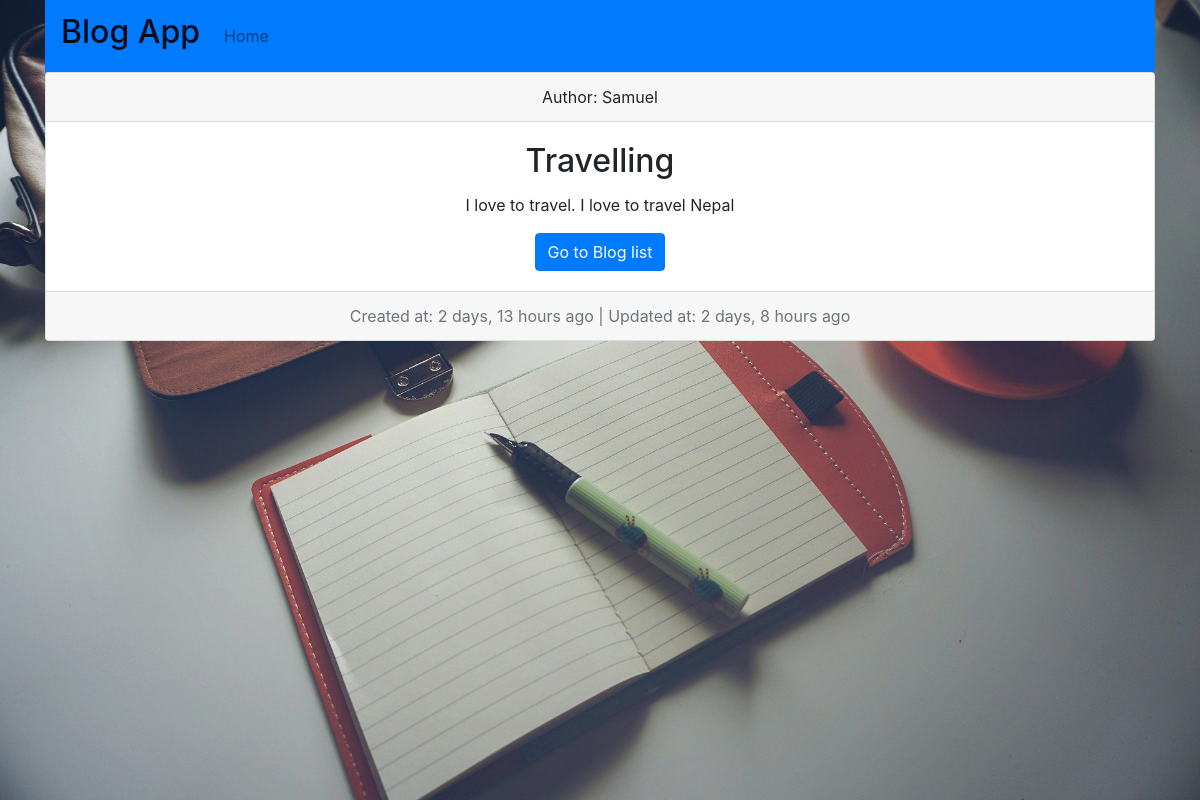
Screenshot of /post_detail/2 with the database file from the repository.
### posts/models.py (models this page shows, shortened)
class Posts(models.Model):
    title               = models.SlugField(max_length=250)
    content             = models.TextField()
    created_at          = models.DateTimeField(auto_now_add=True)
    updated_at          = models.DateTimeField(auto_now=True)
    author              = models.ForeignKey(User, on_delete=models.CASCADE)
    class Meta:
        verbose_name_plural='Post'

class User(models.Model):
    first_name          = models.CharField(max_length=100)
    last_name           = models.CharField(max_length=100)
    email               = models.EmailField()
    username            = models.CharField(max_length=100)
    def __str__(self):
        return self.first_name

### posts/views.py (the view)
# urls.py: path('post_detail/<int:post_id>', views.post_detail, name='detail')
def post_detail(request, post_id):
    post = get_object_or_404(Posts, pk=post_id)
    context = {
        'post': post
    }
    return render(request, 'posts/detail.html', context)

### posts/templates/posts/detail.html
{% extends 'posts/base.html' %}
{% load humanize %}
{% block body %}
<div class="card text-center m-10">
    <div class="card-header">
      Author: {{ post.author }}
    </div>
    <div class="card-body">
      <h2 class="card-title">{{ post.title }}</h2>
      <p class="card-text">{{ post.content }}</p>
      <a href="{% url 'posts:blog_list' %}" class="btn btn-primary">Go to Blog list</a>
    </div>
    <div class="card-footer text-muted">
      <span>Created at: {{ post.created_at|naturaltime }} |</span>
      <span>Updated at: {{ post.updated_at|naturaltime }}</span>
    </div>
  </div>
{% endblock body %}

### posts/static/css/main.css (style rules this page uses)
body, html { height: 100%; }

### rows the page displays
Posts: author "Samuel", title "Travelling", content "I love to travel. I love to travel Nepal", created_at "2 days, 13 hours ago", updated_at "2 days, 8 hours ago"
